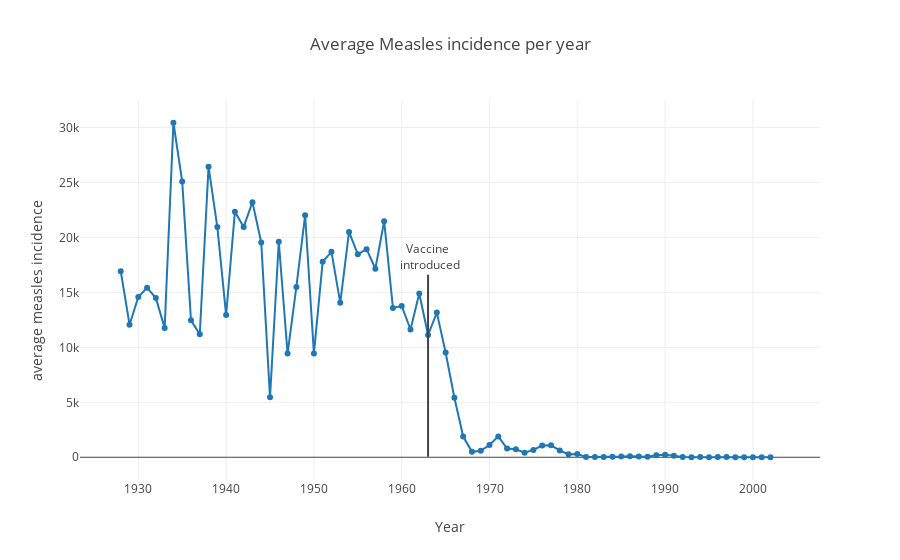

The code cell stored with this chart in its notebook:
### Code cell
# Display the result within the notebook:
py.offline.iplot(fig)
